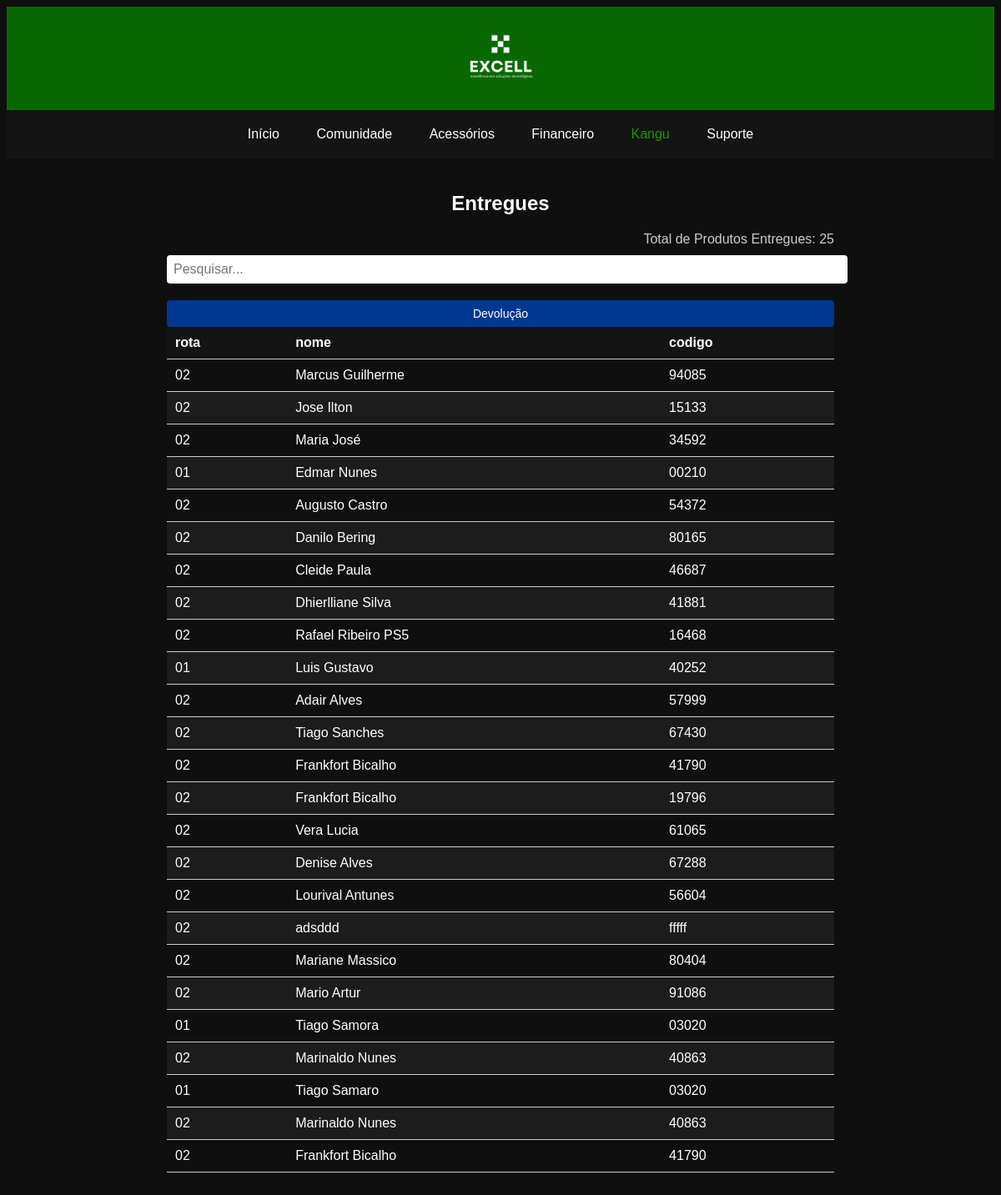
Page /excellsetup/entregues.php?pesquisa=02 (signed in) on the committed database.
### tables this page shows
CREATE TABLE `entregues` (
  `id` int(11) NOT NULL,
  `rota` varchar(100) NOT NULL,
  `nome` varchar(100) NOT NULL,
  `codigo` varchar(100) NOT NULL
);

### excellsetup/entregues.php (the view, shortened to what this page needs)
<?php
include_once('bd/config.php');
$termoPesquisa = isset($_GET['pesquisa']) ? $_GET['pesquisa'] : '';
$sql = "SELECT * FROM entregues
        WHERE rota LIKE '%$termoPesquisa%'
        OR nome LIKE '%$termoPesquisa%'
        OR codigo LIKE '%$termoPesquisa%'
        ORDER BY id DESC";
$result = $conexao->query($sql);
$totalRows = mysqli_num_rows($result);
$registrosPesquisados = [];
while ($user_data = mysqli_fetch_assoc($result)) {
  $registrosPesquisados[] = $user_data;
}
?>
<!DOCTYPE html>
<html>
<head>
</head>
<body>
<header>
    <img class="logo" src="img/excelllogo.png" alt="PlayStation Logo">
  </header>
  <nav>
    <ul>
      <li><a href="base.php">Início</a></li>
      <li><a href="#">Comunidade</a></li>
      <li><a href="acessórios.php">Acessórios</a></li>
      <li><a href="financeiro.php">Financeiro</a></li>
      <li><a href="kangu.php" class="active">Kangu</a></li>
      <li><a href="#">Suporte</a></li>
    </ul>
  </nav>
  <section class="entries">
    <div class="m-5">
      <h2>Entregues</h2>
      <div class="product-count">
        <?php echo "Total de Produtos Entregues: " . $totalRows; ?>
      </div>
      <div class="search-bar">
        <input type="text" id="searchInput" placeholder="Pesquisar..." oninput="searchTable()">
      </div>
      <a href="devolucao.php" class="new-entry-btn btn btn-dark">Devolução</a>
    </div>
    <div class="table-responsive">
      <table class="table text-white table-bg table-sm" id="tabela-entregues">
        <thead class="thead-light">
          <tr>
            <th scope="col">rota</th>
            <th scope="col">nome</th>
            <th scope="col">codigo</th>
          </tr>
        </thead>
        <tbody>
          <?php
          foreach ($registrosPesquisados as $registro) {
            echo "<tr>";
            echo "<td>".$registro['rota']."</td>";
            echo "<td>".$registro['nome']."</td>";
            echo "<td>".$registro['codigo']."</td>";
            echo "</tr>";
          }
          ?>
        </tbody>
      </table>
    </div>
  </section>
</body>
</html>

### excellsetup/entregues.php (style rules this page uses)
body { font-family: Arial, sans-serif; background-color: #0f0f0f; color: #fff; }
header { background-color: #096800; padding: 10px; text-align: center; }
.logo { width: 100px; }
nav { background-color: #141414; padding: 10px 0; text-align: center; }
nav ul { list-style-type: none; margin: 0; padding: 0; }
nav ul li { display: inline-block; }
nav ul li a { color: #fff; display: block; padding: 10px 20px; text-decoration: none; transition: background-color 0.3s; }
.active { color: rgb(25, 151, 0); }
.entries { padding: 20px; max-width: 800px; margin: 0 auto; }
.entries h2 { font-size: 24px; margin-bottom: 20px; text-align: center; }
.table-responsive { overflow-x: auto; }
.table { width: 100%; border-collapse: collapse; }
.table th, .table td { padding: 10px; border-bottom: 1px solid #ccc; text-align: left; }
.table thead th { background-color: #141414; color: #fff; }
.table tbody tr:nth-child(even) { background-color: #1c1c1c; }
.btn { display: inline-block; padding: 8px 16px; font-size: 14px; text-align: center; text-decoration: none; border-radius: 4px; transition: background-color 0.3s ease; }
.btn-dark { background-color: #003791; color: #fff; border: none; }
.search-bar { margin-bottom: 20px; }
.search-bar input[type="text"] { width: 100%; padding: 8px; font-size: 16px; border-radius: 4px; border: none; }
.product-count { margin-bottom: 10px; text-align: right; color: #ccc; }
.new-entry-btn { display: block; text-align: center; margin-top: 20px; }

### rows in the picture
entregues: rota "02", nome "Marcus Guilherme", codigo "94085"
entregues: rota "02", nome "Jose Ilton", codigo "15133"
entregues: rota "02", nome "Maria José", codigo "34592"
entregues: rota "01", nome "Edmar Nunes", codigo "00210"
entregues: rota "02", nome "Augusto Castro", codigo "54372"
entregues: rota "02", nome "Danilo Bering", codigo "80165"
entregues: rota "02", nome "Cleide Paula", codigo "46687"
entregues: rota "02", nome "Dhierlliane Silva", codigo "41881"
entregues: rota "02", nome "Rafael Ribeiro PS5", codigo "16468"
entregues: rota "01", nome "Luis Gustavo", codigo "40252"
entregues: rota "02", nome "Adair Alves", codigo "57999"
entregues: rota "02", nome "Tiago Sanches", codigo "67430"
entregues: rota "02", nome "Frankfort Bicalho", codigo "41790"
entregues: rota "02", nome "Frankfort Bicalho", codigo "19796"
entregues: rota "02", nome "Vera Lucia", codigo "61065"
entregues: rota "02", nome "Denise Alves", codigo "67288"
entregues: rota "02", nome "Lourival Antunes", codigo "56604"
entregues: rota "02", nome "adsddd", codigo "fffff"
entregues: rota "02", nome "Mariane Massico", codigo "80404"
entregues: rota "02", nome "Mario Artur", codigo "91086"
entregues: rota "01", nome "Tiago Samora", codigo "03020"
entregues: rota "02", nome "Marinaldo Nunes", codigo "40863"
entregues: rota "01", nome "Tiago Samaro", codigo "03020"
entregues: rota "02", nome "Marinaldo Nunes", codigo "40863"
entregues: rota "02", nome "Frankfort Bicalho", codigo "41790"

### other values in the picture
$totalRows "25"
